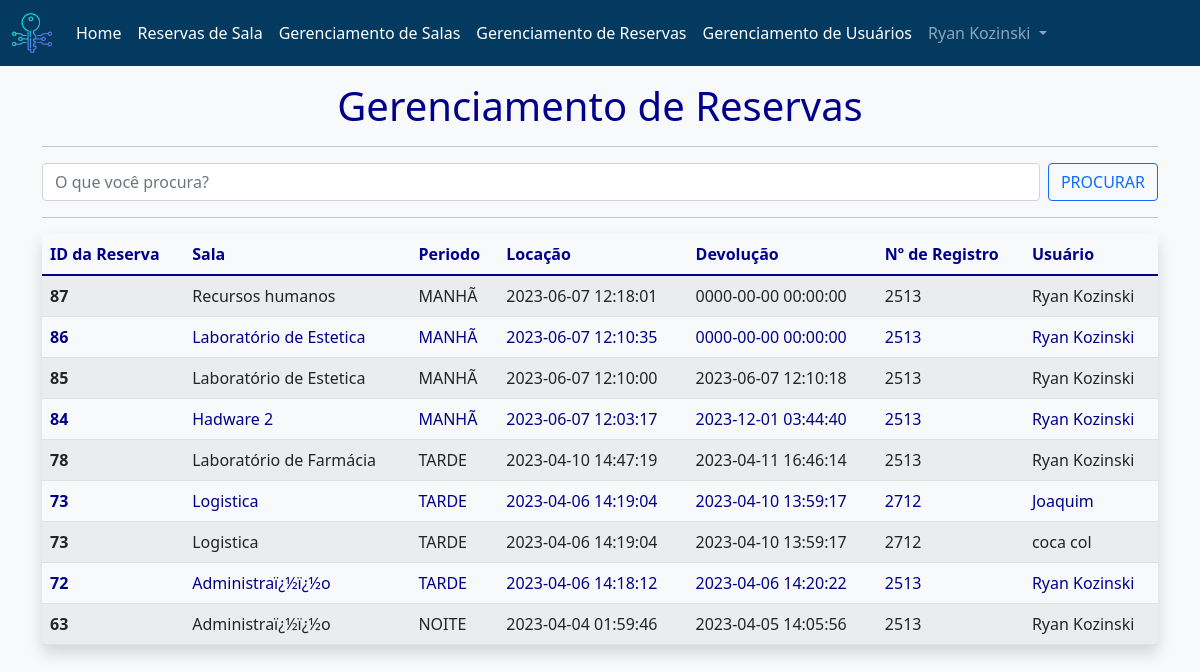
/acessroom/reserva (signed in), run on the app's committed database.
### tables this page shows
CREATE TABLE `usuarios` (
  `id` int(11) NOT NULL,
  `usuario` varchar(50) DEFAULT NULL,
  `email` varchar(50) DEFAULT NULL,
  `senha` varchar(20) DEFAULT NULL,
  `nregistro` int(11) DEFAULT NULL
);

CREATE TABLE `reserva` (
  `idreserva` int(11) NOT NULL,
  `idsala` int(11) DEFAULT NULL,
  `periodo` varchar(20) DEFAULT NULL,
  `dtlocacao` datetime DEFAULT NULL,
  `dtdevolucao` datetime DEFAULT NULL,
  `nregistro` int(11) DEFAULT NULL
);

CREATE TABLE `sala` (
  `idsala` int(11) NOT NULL,
  `sala` varchar(50) DEFAULT NULL,
  `nsala` int(11) DEFAULT NULL,
  `status` varchar(50) DEFAULT NULL
);

### acessroom/core/controller.php (called while the page is built, shortened)
<?php
class controller{
	public function loadView($viewName, $viewData = array()){
		extract($viewData);
		require 'views/'.$viewName.'.php';
	}
	public function loadTemplate($viewName, $viewData = array()){
		require 'views/template.php';
	}
}
?>

### acessroom/controllers/reservaController.php (called while the page is built, shortened)
<?php
class reservaController extends controller{
	public function index(){
		$dados = array();
		$reserva = new Reserva();
		$dados['listac'] = $reserva->getAll();
		$this->loadTemplate('reserva', $dados);
	}
}
?>

### acessroom/index.php (called while the page is built, shortened)
<?php
$core = new Core();
$core->run();
?>

### acessroom/core/model.php (called while the page is built, shortened)
<?php
class model{
	public function __construct(){
		global $db;
		$this->db = $db;
	}
}
?>

### acessroom/models/Reserva.php (called while the page is built, shortened)
<?php
class Reserva extends model{
	public function getAll(){
		$array = array();
		$sql = "SELECT r.idreserva, s.idsala,  s.sala, r.periodo, r.dtlocacao, r.dtdevolucao, r.nregistro, u.usuario
		FROM usuarios u
		INNER JOIN reserva r
		ON r.nregistro = u.nregistro
		INNER JOIN sala s
		ON r.idsala = s.idsala
		ORDER BY r.idreserva DESC";
		$sql = $this->db->query($sql);
		if($sql->rowCount() > 0){
			$array = $sql->fetchAll();
		}
		return $array;
	}
	}
?>

### acessroom/views/reserva.php (the view)
<h1 style="text-align: center ; color:darkblue">Gerenciamento de Reservas</h1>
<hr>
<form class="d-flex" role="search" method="post" action="<?php echo BASE_URL;?>reserva/busca">
    <input class="form-control me-2" type="search" placeholder="O que você procura?" aria-label="PESQUISAR" name="txtbusca">
    <button class="btn btn-outline-primary" type="submit">PROCURAR</button>
</form>
<hr>
<table class="table table-striped table-hover shadow rounded"style="color:darkblue">
  <thead>
    <tr>
      <th scope="col">ID da Reserva</th>
      <th scope="col">Sala</th>
      <th scope="col">Periodo</th>
      <th scope="col">Locação</th>
      <th scope="col">Devolução</th>
      <th scope="col">Nº de Registro</th>
      <th scope="col">Usuário</th>
    </tr>
  </thead>
  <tbody>
  <?php
    if(isset($_POST['txtbusca']) && !empty($_POST['txtbusca'])){
      foreach($listabusca as $item){ ?>
        <tr>
          <th scope="row"><?php echo $item['idreserva'];?></th>
          <td><?php echo $item['sala'];?></td>
          <td><?php echo $item['periodo'];?></td>
          <td><?php echo $item['dtlocacao'];?></td>
          <td><?php echo $item['dtdevolucao'];?></td>
          <td><?php echo $item['nregistro'];?></td>
          <td><?php echo $item['usuario'];?></td>
        </tr>
      <?php }
        }else{
          foreach($listac as $item){?>
        <tr>
          <th scope="row"><?php echo $item['idreserva'];?></th>
          <td><?php echo $item['sala'];?></td>
          <td><?php echo $item['periodo'];?></td>
          <td><?php echo $item['dtlocacao'];?></td>
          <td><?php echo $item['dtdevolucao'];?></td>
          <td><?php echo $item['nregistro'];?></td>
          <td><?php echo $item['usuario'];?></td>
        </tr>
      <?php
    }
  }
  ?>
  </tbody>
</table>

### data on the page
usuarios: reserva.idreserva "87", sala.sala "Recursos humanos", reserva.periodo "MANHÃ", reserva.dtlocacao "2023-06-07 12:18:01", reserva.dtdevolucao "0000-00-00 00:00:00", reserva.nregistro "2513", usuario "Ryan Kozinski", reserva.idreserva "86", sala.sala "Laboratório de Estetica", reserva.dtlocacao "2023-06-07 12:10:35", reserva.idreserva "85", reserva.dtlocacao "2023-06-07 12:10:00", reserva.dtdevolucao "2023-06-07 12:10:18", reserva.idreserva "84", sala.sala "Hadware 2", reserva.dtlocacao "2023-06-07 12:03:17", reserva.dtdevolucao "2023-12-01 03:44:40", reserva.idreserva "78", sala.sala "Laboratório de Farmácia", reserva.periodo "TARDE", reserva.dtlocacao "2023-04-10 14:47:19", reserva.dtdevolucao "2023-04-11 16:46:14", reserva.idreserva "72", sala.sala "Administraï¿½ï¿½o", reserva.dtlocacao "2023-04-06 14:18:12", reserva.dtdevolucao "2023-04-06 14:20:22", reserva.idreserva "63", reserva.periodo "NOITE", reserva.dtlocacao "2023-04-04 01:59:46", reserva.dtdevolucao "2023-04-05 14:05:56"
usuarios: reserva.idreserva "73", sala.sala "Logistica", reserva.periodo "TARDE", reserva.dtlocacao "2023-04-06 14:19:04", reserva.dtdevolucao "2023-04-10 13:59:17", reserva.nregistro "2712", usuario "Joaquim"
usuarios: reserva.idreserva "73", sala.sala "Logistica", reserva.periodo "TARDE", reserva.dtlocacao "2023-04-06 14:19:04", reserva.dtdevolucao "2023-04-10 13:59:17", reserva.nregistro "2712", usuario "coca col"

### other printed values
$_SESSION['usuario'] "Ryan Kozinski"
